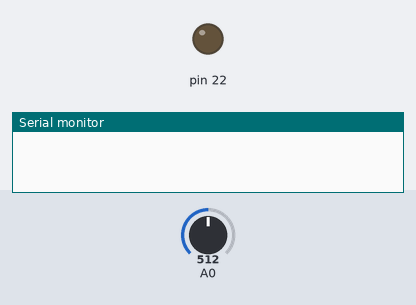
This sketch was run on a simulated Arduino Mega 2560, built with avr-gcc and run on an emulated ATmega2560. Parts: output pins drawn as LEDs (lit = HIGH), the last lines printed to the serial monitor. The test bench sets the inputs (shaded band); at power-on: A0 = 512.

Above: at 1.2 s.
1.3 s: A0 set to 0
At 2.5 s:
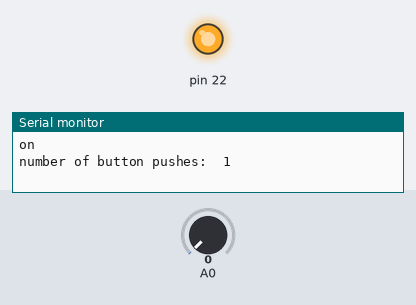
Timing chart, 0 to 4.3 s (numbered marks = the images above; inputs shaded):
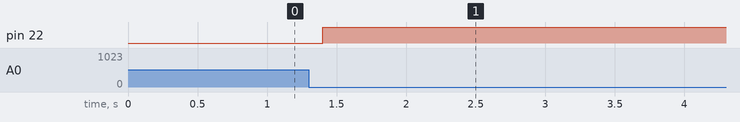

The sketch:

LEDon.ino
```cpp
int buttonPushCounter = 0;   // counter for the number of button presses
int buttonState = 0;         // current state of the button
int lastButtonState = 0;     // previous state of the button

void setup() {
  pinMode(22, OUTPUT);
  pinMode(A0, INPUT);

  int a[4] = {0,0,0,0};

  Serial.begin(9600);

}
void loop() {
  // read the pushbutton input pin:
  buttonState = analogRead(A0);
  //Serial.println(buttonState);

  // compare the buttonState to its previous state
  if (buttonState != lastButtonState) {
    // if the state has changed, increment the counter
    if (buttonState == 0) {
      // if the current state is HIGH then the button
      // went from off to on:
      buttonPushCounter++;
      delay(100);
      Serial.println("on");
      Serial.print("number of button pushes:  ");
      Serial.println(buttonPushCounter);
    }
    else {
      delay(100);
    }
  }
  // save the current state as the last state,
  //for next time through the loop
  lastButtonState = buttonState;


  if (buttonPushCounter >= 1) {
    digitalWrite(22, HIGH);
  }
  /*delay(1000);
  digitalWrite(22, LOW);
  delay(1000);*/
}
```

Measured:
- after the input at 1.3 s, pin 22: LOW → HIGH after 0.10 s
